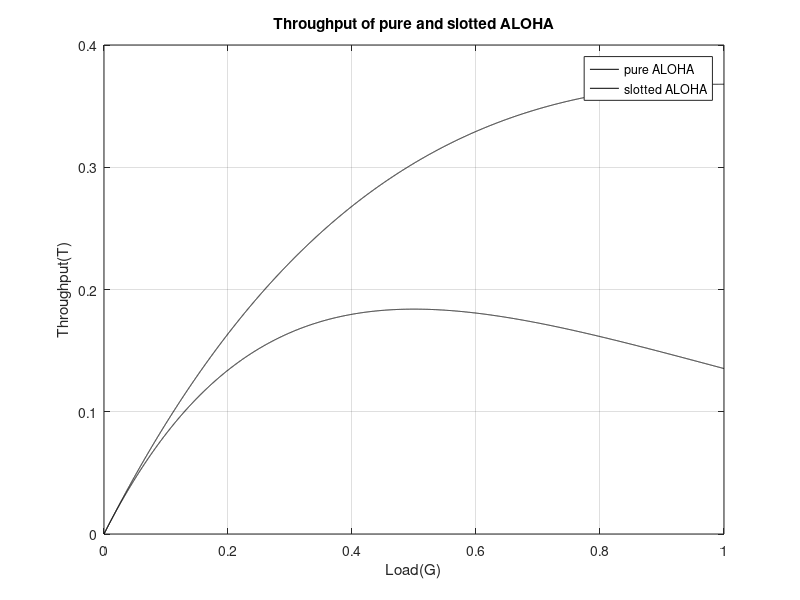
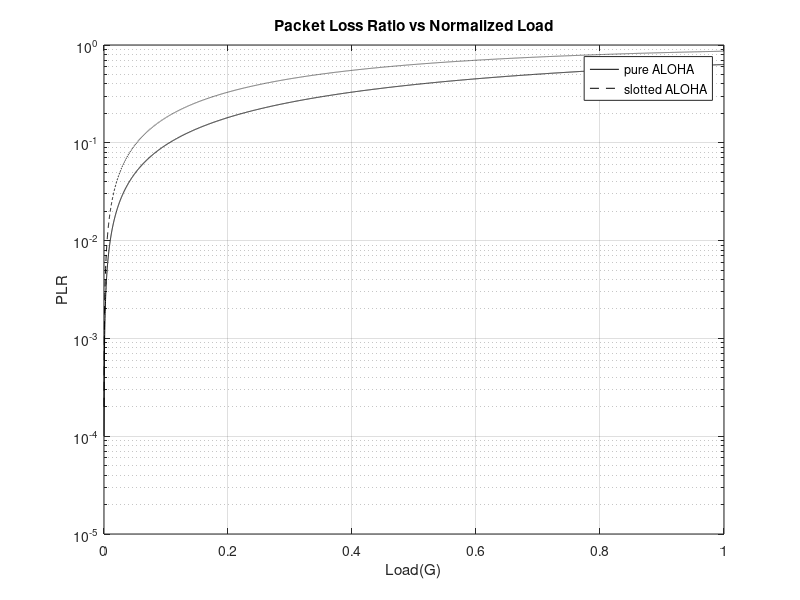

MATLAB code for these plots, in order:
clc;
clear;
close all;

%%
G = 0:0.0001:1;
A_T = G.*exp(-2.*G);
SA_T = G.*exp(-G);
plot(G,A_T,'color','k');
hold on;
plot(G,SA_T,'color','k');

legend('pure ALOHA ','slotted ALOHA','location','best');
grid on;
xlabel('Load(G)');
ylabel('Throughput(T)');
title('Throughput of pure and slotted ALOHA');

%%
figure
PLR_SA = 1 - (SA_T./G);
semilogy(G,PLR_SA,'color','k');
hold on;
PLR_A = 1 - (A_T./G);
semilogy(G,PLR_A,'--','color','k');

legend('pure ALOHA ','slotted ALOHA','location','best');
grid on;
xlabel('Load(G)');
ylabel('PLR');
title('Packet Loss Ratio vs Normalized Load');
